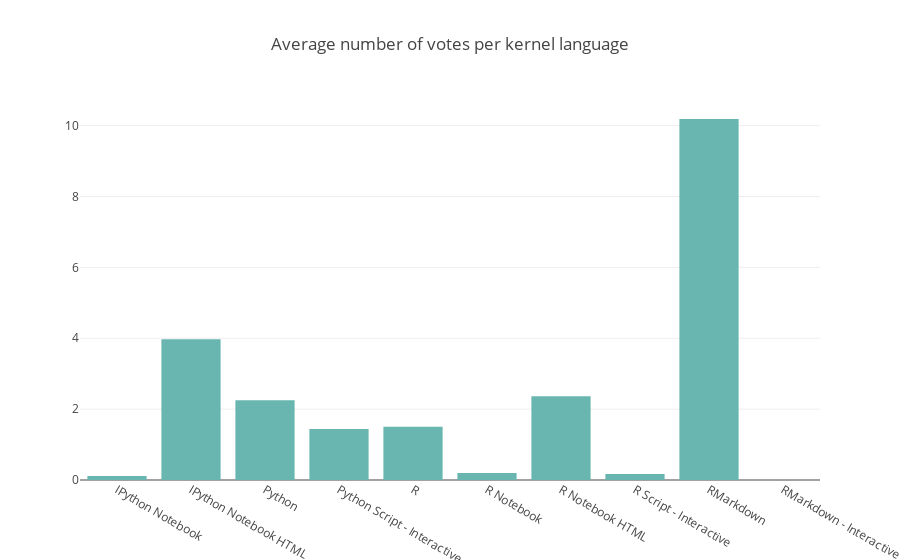

Notebook cell for this chart:
### Code cell
#plot bar chart with plotly

trace1 = go.Bar(
    x = votes_by_lang['Name'], 
    y = votes_by_lang['Average Votes'],
    name='Average number of votes per kernel language',
    marker=dict(color='#68B6AF')
)

data = [trace1]

layout = go.Layout(title='Average number of votes per kernel language')

fig = go.Figure(data=data, layout=layout)
py.offline.iplot(fig)

### Figure 1 — Plotly figure (JSON) as saved in the notebook; plotly's stock layout.template omitted (floating-point values rounded to 4 significant figures)
{"data": [{"marker": {"color": "#68B6AF"}, "name": "Average number of votes per kernel language", "type": "bar", "uid": "1deb7be2-5d76-499f-8a8f-babd71249f4d", "x": ["IPython Notebook", "IPython Notebook HTML", "Python", "Python Script - Interactive", "R", "R Notebook", "R Notebook HTML", "R Script - Interactive", "RMarkdown", "RMarkdown - Interactive"], "y": [0.1139, 3.973, 2.247, 1.438, 1.5, 0.1952, 2.367, 0.1667, 10.19, 0]}], "layout": {"title": {"text": "Average number of votes per kernel language"}}}
